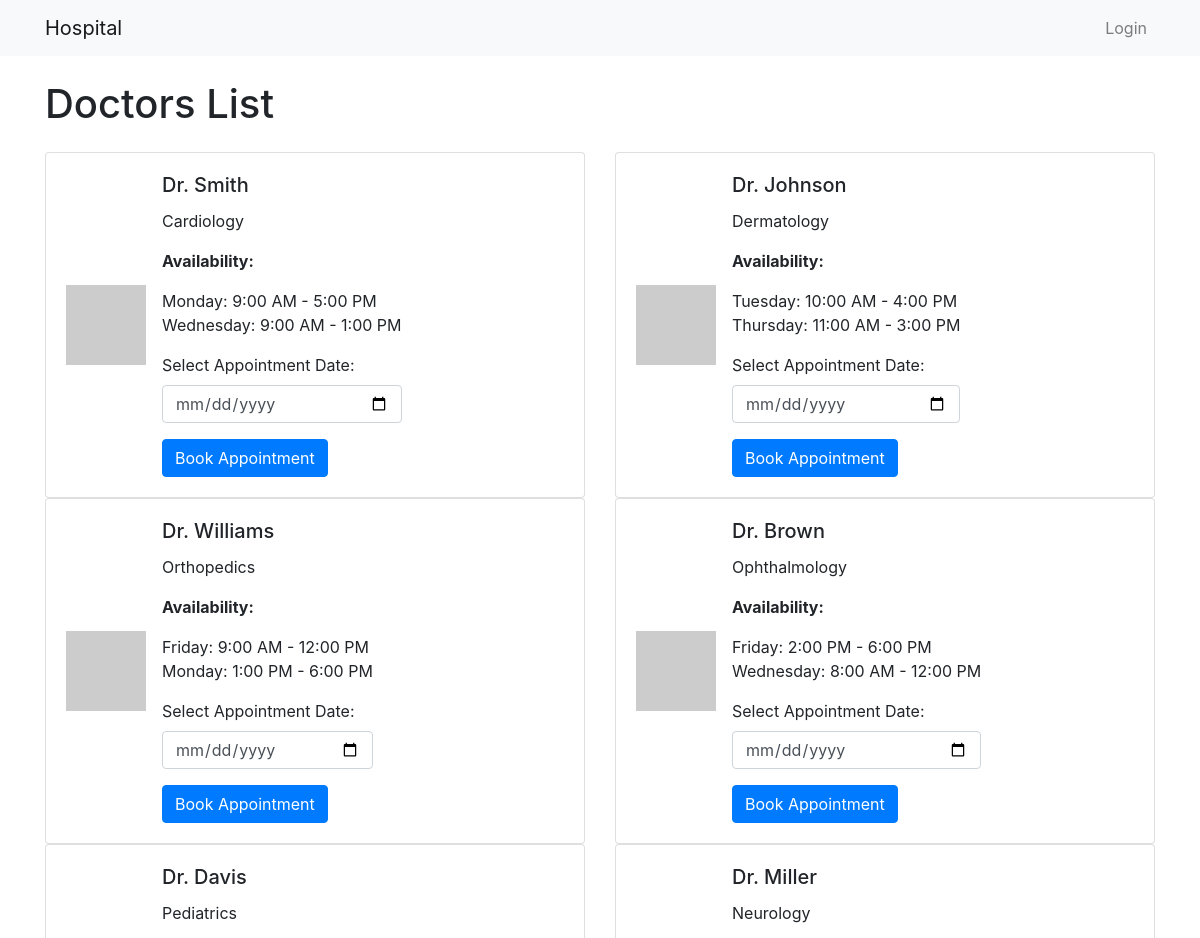
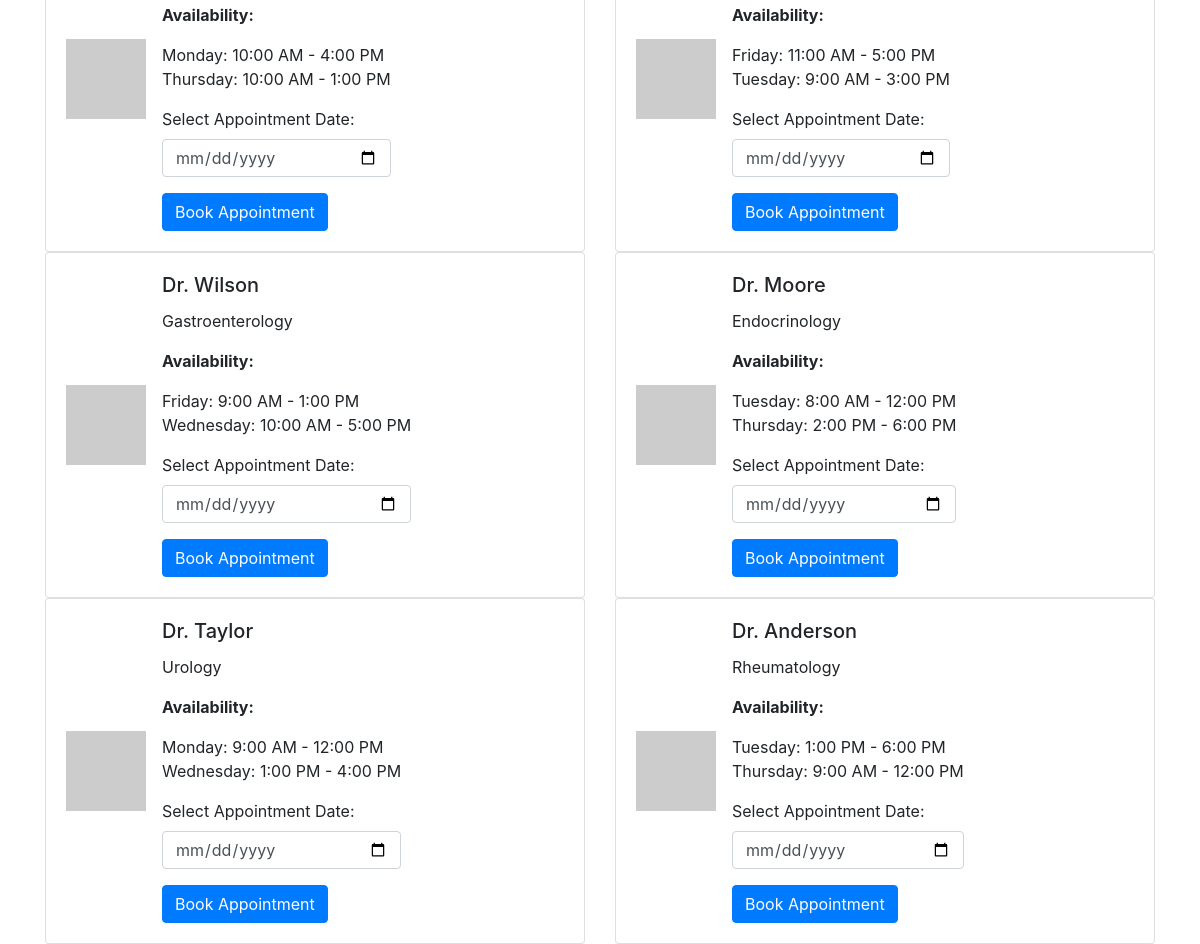
Screenshot of /hospital-management/views/doctors.php with the database file from the repository (2 pictures, top to bottom).
### tables this page shows
CREATE TABLE `doctors` (
  `id` bigint UNSIGNED NOT NULL,
  `name` varchar(255) NOT NULL,
  `speciality` varchar(255) NOT NULL,
  `routine` json NOT NULL,
  `fee` int NOT NULL
);

### hospital-management/controllers/DoctorController.php (called while the page is built, shortened)
<?php
require_once '../models/Doctor.php';
require_once '../models/db_config.php';
class DoctorController
{
    private $doc;
    public function __construct($conn)
    {
        $this->doc = new Doctor($conn);
    }
    public function getDoctors()
    {
        return $this->doc->getDoctors();
    }
}
$doctor = new DoctorController($conn);
$doctors = $doctor->getDoctors();

### hospital-management/models/Doctor.php (called while the page is built, shortened)
<?php
class Doctor
{
    private $conn;
    public function __construct($conn)
    {
        $this->conn = $conn;
    }
    public function getDoctors()
    {
        $sql = "SELECT * FROM doctors";
        $result = $this->conn->query($sql);
        if ($result->num_rows > 0) {
            $doctors = array();
            while ($row = $result->fetch_assoc()) {
                $doctors[] = $row;
            }
        } else {
            $doctors = array();
        }
        return $doctors;
    }
}
?>

### hospital-management/views/doctors.php (the view, shortened to what this page needs)
<?php
require '../controllers/DoctorController.php';
?>
<!DOCTYPE html>
<html lang="en">
<head>
    <link href="https://maxcdn.bootstrapcdn.com/bootstrap/4.5.2/css/bootstrap.min.css" rel="stylesheet">
</head>
<body>
    <?php include 'navbar.php'; ?>
    <div class="container">
        <h1 class="mt-4 mb-4">Doctors List</h1>
        <?php if (count($doctors) === 0): ?>
            <div class="card text-center">
                <div class="card-body">
                    <h5 class="card-title">No Doctors Available</h5>
                    <p class="card-text">Please check back later or contact support.</p>
                </div>
            </div>
        <?php else: ?>
            <div class="row row-cols-1 row-cols-md-2 g-4">
                <?php foreach ($doctors as $doctor): ?>
                    <div class="col">
                        <div class="card">
                            <div class="card-body d-flex align-items-center">
                                <img src="https://placehold.co/60@3x.png" class="avatar mr-3" alt="Avatar">
                                <div>
                                    <h5 class="card-title"><?php echo $doctor['name']; ?></h5>
                                    <p class="card-text"><?php echo $doctor['speciality']; ?></p>
                                    <?php
                                    $routine = json_decode($doctor['routine'], true);
                                    if ($routine && is_array($routine)) {
                                        echo '<p class="card-text"><strong>Availability:</strong></p>';
                                        echo '<ul class="list-unstyled">';
                                        foreach ($routine as $day => $time) {
                                            echo '<li>' . $day . ': ' . $time . '</li>';
                                        }
                                        echo '</ul>';
                                        echo '<form action="../controllers/AppointmentController.php?action=make" method="post">';
                                        echo '<div class="mb-3">';
                                        echo '<label for="appointment_date" class="form-label">Select Appointment Date:</label>';
                                        echo '<input type="date" id="appointment_date" name="appointment_date" class="form-control" required min="' . date('Y-m-d') . '">';
                                        echo '</div>';
                                        echo '<button type="submit" class="btn btn-primary">Book Appointment</button>';
                                        echo '</form>';
                                    } else {
                                        echo '<p class="card-text"><em>Availability not specified</em></p>';
                                    }
                                    ?>
                                </div>
                            </div>
                        </div>
                    </div>
                <?php endforeach; ?>
            </div>
        <?php endif; ?>
    </div>
</body>
</html>

### hospital-management/views/navbar.php (shortened to what this page needs)
<nav class="navbar navbar-expand-lg navbar-light bg-light">
    <div class="container">
        <a class="navbar-brand" href="dashboard.php">Hospital</a>
        <div class="collapse navbar-collapse" id="navbarNav">
            <ul class="navbar-nav ml-auto">
                <?php if (isset($_SESSION['name'])): ?>
                    <li class="nav-item">
                        <a class="nav-link" href="dashboard.php">Dashboard</a>
                    </li>
                    <li class="nav-item">
                        <a class="nav-link" href="doctors.php">Doctors</a>
                    </li>
                    <li class="nav-item">
                        <a class="nav-link" href="appointments.php?action=showAppointment">My Appointments</a>
                    </li>
                    <li class="nav-item">
                        <a class="nav-link" href="../controllers/PatientController.php?action=logout">Logout</a>
                    </li>
                <?php else: ?>
                    <li class="nav-item">
                        <a class="nav-link" href="login.php">Login</a>
                    </li>
                <?php endif; ?>
            </ul>
        </div>
    </div>
</nav>

### rows the page displays
doctors: name "Dr. Smith", speciality "Cardiology", day "Monday", routine "9:00 AM - 5:00 PM", day "Wednesday", routine "9:00 AM - 1:00 PM"
doctors: name "Dr. Johnson", speciality "Dermatology", day "Tuesday", routine "10:00 AM - 4:00 PM", day "Thursday", routine "11:00 AM - 3:00 PM"
doctors: name "Dr. Williams", speciality "Orthopedics", day "Friday", routine "9:00 AM - 12:00 PM", day "Monday", routine "1:00 PM - 6:00 PM"
doctors: name "Dr. Brown", speciality "Ophthalmology", day "Friday", routine "2:00 PM - 6:00 PM", day "Wednesday", routine "8:00 AM - 12:00 PM"
doctors: name "Dr. Davis", speciality "Pediatrics", day "Monday", routine "10:00 AM - 4:00 PM", day "Thursday", routine "10:00 AM - 1:00 PM"
doctors: name "Dr. Miller", speciality "Neurology", day "Friday", routine "11:00 AM - 5:00 PM", day "Tuesday", routine "9:00 AM - 3:00 PM"
doctors: name "Dr. Wilson", speciality "Gastroenterology", day "Friday", routine "9:00 AM - 1:00 PM", day "Wednesday", routine "10:00 AM - 5:00 PM"
doctors: name "Dr. Moore", speciality "Endocrinology", day "Tuesday", routine "8:00 AM - 12:00 PM", day "Thursday", routine "2:00 PM - 6:00 PM"
doctors: name "Dr. Taylor", speciality "Urology", day "Monday", routine "9:00 AM - 12:00 PM", day "Wednesday", routine "1:00 PM - 4:00 PM"
doctors: name "Dr. Anderson", speciality "Rheumatology", day "Tuesday", routine "1:00 PM - 6:00 PM", day "Thursday", routine "9:00 AM - 12:00 PM"
